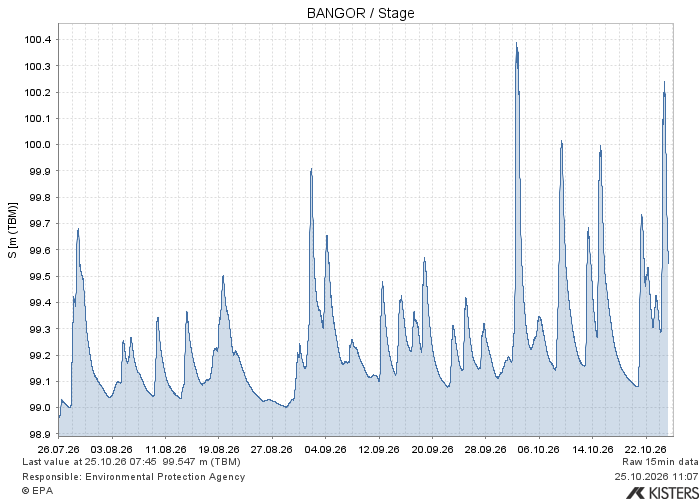
#> input picture data/debug/epa_chart_latest.png, 700 x 500 px
$ python extract_epa_png.py
#> lines starting #> are read from the running program, lines starting #| are printed output that depends on the picture
#> (the call stopped at in download_png, `response = requests.get( EPA_PNG_URL, timeout=60 )`: the network is not available in this run)
### scripts/utils.py
import json
from pathlib import Path
from datetime import datetime, timezone


def now_iso():
    return (
        datetime.now(timezone.utc)
        .isoformat()
    )


# [42 lines left out: functions write_json, read_json, not called in this run]

### scripts/extract_epa_png.py
import json
from pathlib import Path
from datetime import datetime, timedelta, timezone

import cv2
import numpy as np
import pytesseract
import requests

from PIL import Image

from config import (
    EPA_PNG_URL,
    DEBUG_DIR,
    RIVER_PNG_JSON
)

from utils import (
    write_json,
    now_iso
)

PNG_FILE = DEBUG_DIR / "epa_chart_latest.png"

DEBUG_JSON = (
    DEBUG_DIR /
    "epa_chart_extraction.json"
)


# ==========================================================
# DOWNLOAD
# ==========================================================

def download_png():

    response = requests.get(
        EPA_PNG_URL,
        timeout=60
    )

    response.raise_for_status()

    PNG_FILE.write_bytes(
        response.content
    )

    return PNG_FILE


# ==========================================================
# IMAGE LOAD
# ==========================================================

def load_image():

    return cv2.imread(
        str(PNG_FILE)
    )
#> returned value is the input picture: shape (500, 700, 3); mean B, G, R 245.5, 242.6, 240


# ==========================================================
# PLOT DETECTION
# ==========================================================

def detect_plot_area(image):

    h, w = image.shape[:2]
#> h = 500; w = 700

    # Conservative fallback
    fallback = {

        "left": int(w * 0.09),
        "right": int(w * 0.95),

        "top": int(h * 0.12),
        "bottom": int(h * 0.88),

        "method":
        "fallback"
    }

    try:

        gray = cv2.cvtColor(
            image,
            cv2.COLOR_BGR2GRAY
        )
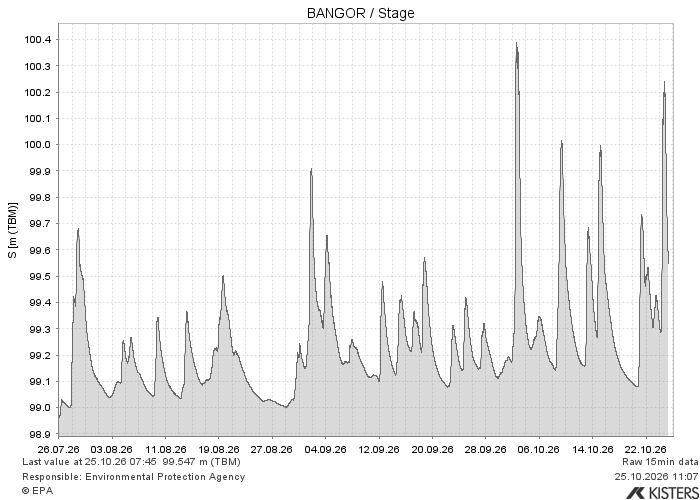
#> gray: shape (500, 700); min 0, max 255, mean 242.2

        edges = cv2.Canny(
            gray,
            50,
            150
        )
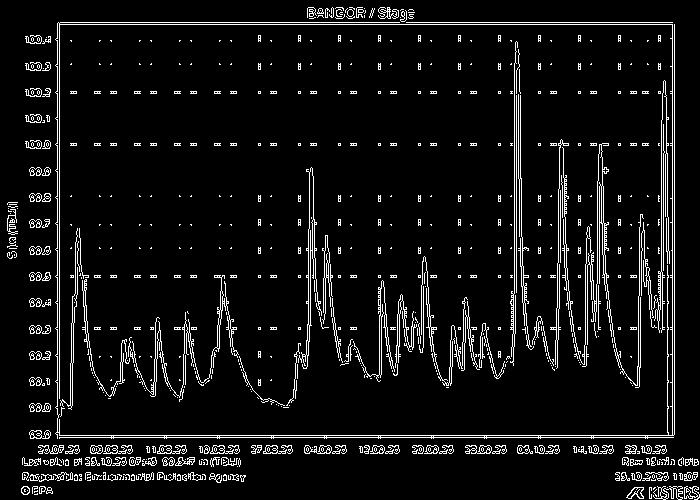
#> edges: shape (500, 700); 6.9% white in thin lines or dots

        lines = cv2.HoughLinesP(
            edges,
            1,
            np.pi / 180,
            threshold=100,
            minLineLength=200,
            maxLineGap=20
        )
#> lines = 43 rows, first 6: [30, 437, 673, 437], [57, 24, 674, 24], [58, 22, 672, 22], [30, 435, 673, 435], [674, 434, 674, 25], [57, 480, 57, 23]

        if lines is None:
            return fallback

        xs = []
        ys = []

        for l in lines:

            x1, y1, x2, y2 = l[0]

            xs.extend([x1, x2])
            ys.extend([y1, y2])
#> this loop made 43 passes
#> (x1, y1, x2, y2) on passes 1 to 12: (30, 437, 673, 437), (57, 24, 674, 24), (58, 22, 672, 22), (30, 435, 673, 435), (674, 434, 674, 25), (57, 480, 57, 23), (672, 434, 672, 25), (59, 480, 59, 23), (157, 453, 557, 453), (29, 275, 236, 275), (160, 445, 558, 445), (38, 451, 666, 451)
#> after the loop, xs = 86 values, max 674 at index 3, min 22 at index 52, mean 266.2; ys = 86 values, max 480 at index 10, min 22 at index 4, mean 345.3

        if len(xs) < 10:
            return fallback

        return {

            "left":
            max(
                min(xs),
                fallback["left"]
            ),

            "right":
            min(
                max(xs),
                fallback["right"]
            ),

            "top":
            max(
                min(ys),
                fallback["top"]
            ),

            "bottom":
            min(
                max(ys),
                fallback["bottom"]
            ),

            "method":
            "detected"
        }

    except Exception:

        return fallback


# ==========================================================
# OCR
# ==========================================================

def run_ocr():

    try:

        image = Image.open(
            PNG_FILE
        )

        text = pytesseract.image_to_string(
            image
        )

        return text

    except Exception:

        return ""


# ==========================================================
# TRACE EXTRACTION
# ==========================================================

# [167 lines left out: functions extract_trace, pixel_to_timestamp, pixel_to_level, build_series, confidence_score, not called in this run]


# ==========================================================
# MAIN
# ==========================================================

def main():

    diagnostics = {

        "generated":
        now_iso()
    }

    try:

        download_png()

        image = load_image()

        plot = detect_plot_area(
            image
        )
#> plot = {'left': 63, 'right': 665, 'top': 60, 'bottom': 440, 'method': 'detected'}

        ocr_text = run_ocr()

        points, h, w = (
            extract_trace(
                image,
                plot
            )
        )

        confidence = (
            confidence_score(
                len(points)
            )
        )

        series = build_series(
            points,
            h,
            w
        )

        for row in series:
            row[
                "confidence"
            ] = confidence

        diagnostics[
            "plot"
        ] = plot

        diagnostics[
            "ocr_preview"
        ] = ocr_text[:500]

        diagnostics[
            "point_count"
        ] = len(points)

        diagnostics[
            "confidence"
        ] = confidence

        diagnostics[
            "success"
        ] = True

        write_json(
            RIVER_PNG_JSON,
            series
        )

        write_json(
            DEBUG_JSON,
            diagnostics
        )

        return diagnostics

    except Exception as e:

        diagnostics[
            "success"
        ] = False

        diagnostics[
            "error"
        ] = str(e)

        write_json(
            DEBUG_JSON,
            diagnostics
        )

        write_json(
            RIVER_PNG_JSON,
            []
        )

        return diagnostics


if __name__ == "__main__":

#> (the run stopped early here; a loop or call above may not have finished)
